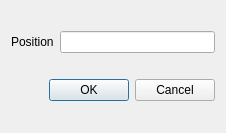
<?xml version="1.0" encoding="UTF-8"?>
<ui version="4.0">
 <class>Dialog</class>
 <widget class="QDialog" name="Dialog">
  <property name="geometry">
   <rect>
    <x>0</x>
    <y>0</y>
    <width>226</width>
    <height>133</height>
   </rect>
  </property>
  <property name="windowTitle">
   <string>Add position</string>
  </property>
  <layout class="QGridLayout" name="gridLayout">
   <item row="0" column="0">
    <layout class="QHBoxLayout" name="horizontalLayout">
     <item>
      <widget class="QLabel" name="label">
       <property name="text">
        <string>Position</string>
       </property>
      </widget>
     </item>
     <item>
      <widget class="QLineEdit" name="name_edit"/>
     </item>
    </layout>
   </item>
   <item row="1" column="0">
    <widget class="QDialogButtonBox" name="buttonBox">
     <property name="orientation">
      <enum>Qt::Horizontal</enum>
     </property>
     <property name="standardButtons">
      <set>QDialogButtonBox::Cancel|QDialogButtonBox::Ok</set>
     </property>
    </widget>
   </item>
  </layout>
 </widget>
 <resources/>
 <connections>
  <connection>
   <sender>buttonBox</sender>
   <signal>accepted()</signal>
   <receiver>Dialog</receiver>
   <slot>accept()</slot>
   <hints>
    <hint type="sourcelabel">
     <x>248</x>
     <y>254</y>
    </hint>
    <hint type="destinationlabel">
     <x>157</x>
     <y>274</y>
    </hint>
   </hints>
  </connection>
  <connection>
   <sender>buttonBox</sender>
   <signal>rejected()</signal>
   <receiver>Dialog</receiver>
   <slot>reject()</slot>
   <hints>
    <hint type="sourcelabel">
     <x>316</x>
     <y>260</y>
    </hint>
    <hint type="destinationlabel">
     <x>286</x>
     <y>274</y>
    </hint>
   </hints>
  </connection>
 </connections>
</ui>
